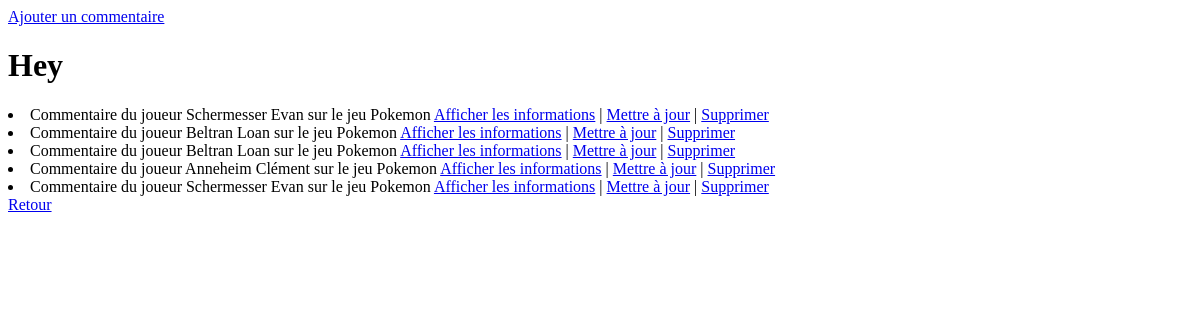
Before: /index_commentaires/ with the older database file.
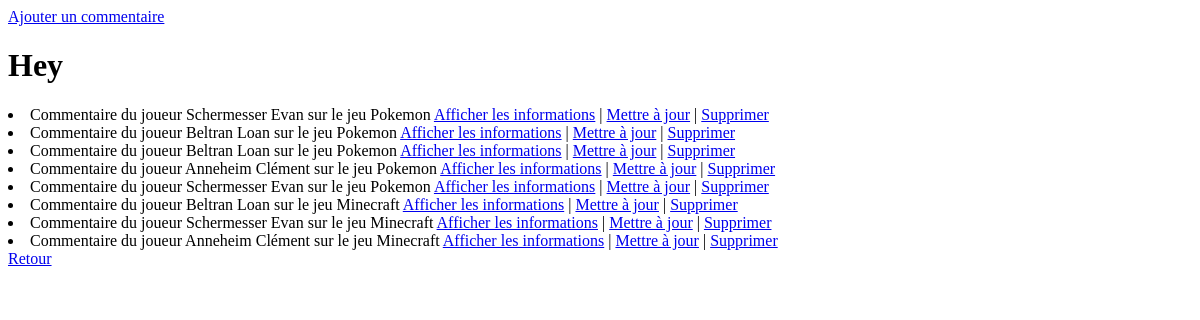
After: the same page with the newer database file.
### ludotheque/models.py (models this page shows, shortened)
class Commentaires(models.Model):
    jeux = models.ForeignKey("Jeux", on_delete=models.CASCADE, default=None)
    joueurs = models.ForeignKey("Joueurs", on_delete=models.CASCADE, default=None)
    note = models.FloatField(max_length=3)
    commentaire = models.TextField(blank=True, null=True)
    date = models.DateField(blank=True, null=False)
    def __str__(self):
        chaine = f"Commentaire du joueur {self.joueurs} sur le jeu {self.jeux}"
        return chaine

class Joueurs(models.Model):
    nom = models.CharField(max_length=100)
    prenom = models.CharField(max_length=100)
    mail = models.CharField(max_length=100)
    mdp = models.CharField(max_length=100)
    TYPE_CHOICES = (
        ('professionnel', 'Professionnel'),
        ('particulier', 'Particulier'),
    )
    type = models.CharField(max_length=20, choices=TYPE_CHOICES)
    def __str__(self):
        chaine = f"{self.nom} {self.prenom} "
        return chaine

class Jeux(models.Model):
    titre = models.CharField(max_length=100)
    anneeSortie = models.IntegerField()
    photo = models.ImageField(upload_to='images/', blank=True, null=True)
    editeur = models.CharField(max_length=100)
    auteur = models.ForeignKey("Auteurs", on_delete=models.CASCADE, default=None)
    cat = models.ForeignKey("Categories", on_delete=models.CASCADE, default=None)
    joueurs = models.ManyToManyField(Joueurs, through='ListeJeuxJoueurs')
    def __str__(self):
        chaine = f" {self.titre} "
        return chaine

### ludotheque/views_commentaires.py (the view)
# urls.py: path('index_commentaires/', views_commentaires.commentaires_index),
def commentaires_index(request):
    liste = list(models.Commentaires.objects.all())
    return render(request, "commentaires/index.html", {"liste" : liste})

### ludotheque/templates/commentaires/index.html (shortened to what this page needs)
<!DOCTYPE html>
<html lang="en">
<head>
</head>
<body>
<a href="/ajout_commentaires/"> Ajouter un commentaire </a>
<h1> Hey </h1>
<article>
    {% for c in liste %}
        <li class="liste"> {{c}} <a class="edit" href="/ludotheque/affiche_commentaires/{{c.id}}/">Afficher les informations</a>  |  <a class="edit" href="/ludotheque/update_commentaires/{{c.id}}/">Mettre à jour</a>  |  <a class="edit" href="/ludotheque/delete_commentaires/{{c.id}}/">Supprimer</a> </li>
    {% endfor %}
</article>
<a href="/"> Retour </a>
</body>
</html>

Changed rows visible on the page:
added Commentaires: joueurs+jeux "Commentaire du joueur Beltran Loan sur le jeu Minecraft"
added Commentaires: joueurs+jeux "Commentaire du joueur Schermesser Evan sur le jeu Minecraft"
added Commentaires: joueurs+jeux "Commentaire du joueur Anneheim Clément sur le jeu Minecraft"
